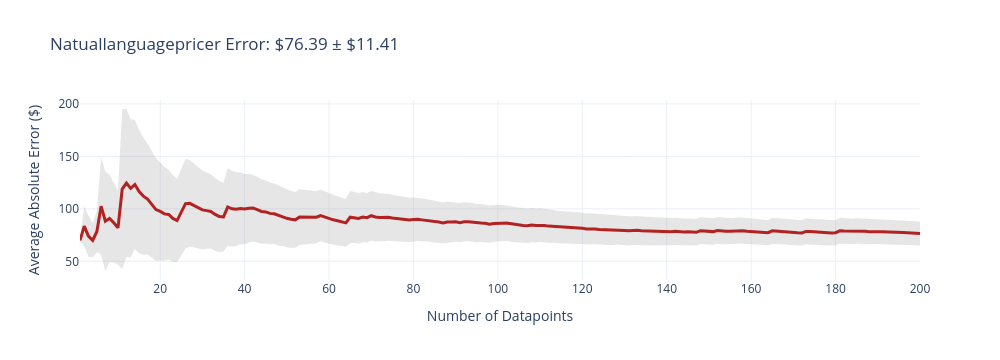
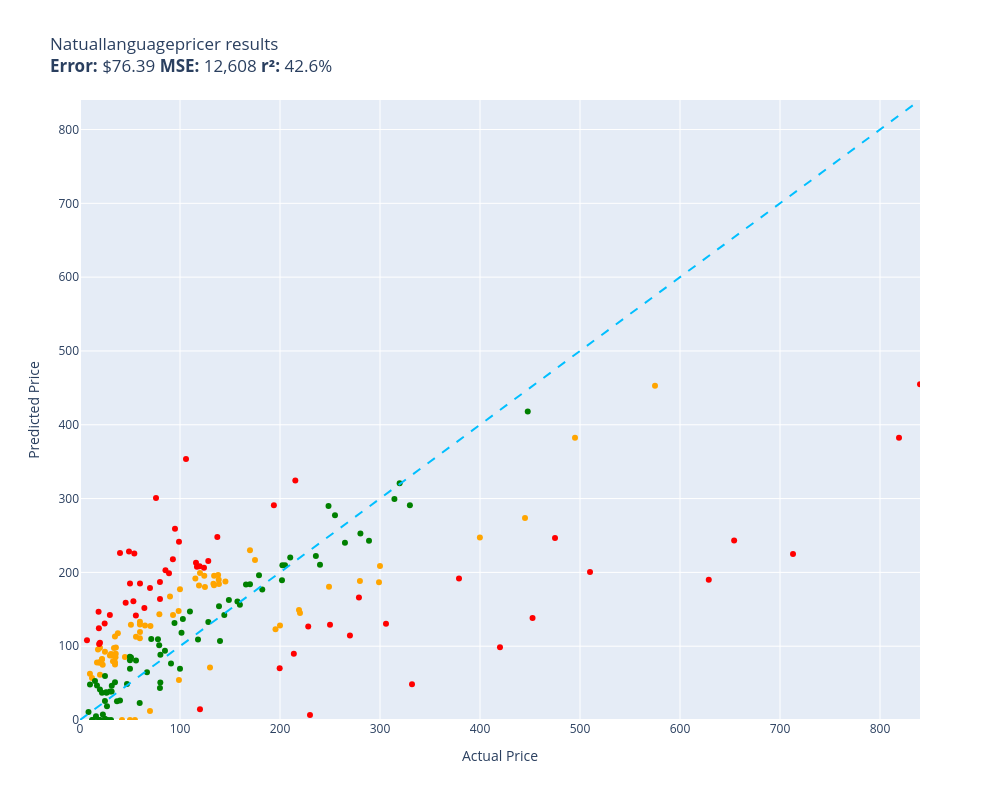

Notebook code for these charts, in order:
### Code cell
evaluate(natualLanguagePricer,test)

### Figure 1 — Plotly figure (JSON) as saved in the notebook; plotly's stock layout.template omitted (floating-point values rounded to 4 significant figures; data arrays with more than 128 entries replaced by an {"elided": "..."} marker saying what was removed)
{"data": [{"fill": "toself", "fillcolor": "rgba(128,128,128,0.2)", "hoverinfo": "skip", "line": {"color": "rgba(255,255,255,0)"}, "name": "95% CI", "showlegend": false, "type": "scatter", "x": {"elided": "400 int values"}, "y": {"elided": "400 float values"}}, {"customdata": {"elided": "200x1 float values"}, "hovertemplate": "n=%{x}<br>Avg Error=$%{y:,.2f}<br>±95% CI=$%{customdata[0]:,.2f}<extra></extra>", "line": {"color": "firebrick", "width": 3}, "mode": "lines", "name": "Cumulative Avg Error", "type": "scatter", "x": {"elided": "200 int values"}, "y": {"elided": "200 float values"}}], "layout": {"height": 360, "showlegend": false, "title": {"text": "Natuallanguagepricer Error: $76.39 ± $11.41"}, "width": 1000, "xaxis": {"title": {"text": "Number of Datapoints"}}, "yaxis": {"title": {"text": "Average Absolute Error ($)"}}}}

### Figure 2 — Plotly figure (JSON) as saved in the notebook; plotly's stock layout.template omitted (floating-point values rounded to 4 significant figures)
{"data": [{"customdata": [["Old Blood Noise Excess V2 Distortion Cho...\nGuess=$149.10 Actual=$219.00"], ["NewPower99 Battery Kit for Samsung Galax...\nGuess=$0.00 Actual=$54.95"], ["EXMAX NG-10X Fresnel Lens Focusing Adapt...\nGuess=$12.35 Actual=$69.98"], ["8544771 Dryer Heating Element, 279816 Th...\nGuess=$89.87 Actual=$35.74"], ["46mm Digital Pro High-Resolution Close-U...\nGuess=$78.65 Actual=$19.99"], ["LOVE MEI Galaxy S10 Lite Case, Military ...\nGuess=$79.51 Actual=$32.98"], ["GJY Portable TV,10.6 inch Mini TV for AT...\nGuess=$143.17 Actual=$79.36"], ["PEMP E65 E66 CDC Simulate Optical Fiber ...\nGuess=$182.34 Actual=$119.00"], ["Intermatic PX300 12V 300W Transformer wi...\nGuess=$182.73 Actual=$134.00"], ["SKB iSeries 3i-13096-6KP Case for BlackM...\nGuess=$216.71 Actual=$174.99"], ["Mini PC, Kinupute Desktop Computer E3-12...\nGuess=$382.47 Actual=$495.00"], ["June Garden 12\" Sweet Dolly Charlotte - ...\nGuess=$61.24 Actual=$19.99"], ["Aolemi Oil Rubbed Bronze Single Function...\nGuess=$147.74 Actual=$98.65"], ["10GBase-LR SFP+ Transceiver, Handar 10GB...\nGuess=$98.00 Actual=$19.99"], ["Deco Mount Pro Tripod Microphone Stand w...\nGuess=$133.05 Actual=$59.95"], ["Scranton & Co 3 Drawer Mobile File Cabin...\nGuess=$191.63 Actual=$115.35"], ["Southwire 120V/15A Right Angle User Atta...\nGuess=$117.37 Actual=$37.87"], ["Mylites+ Standard Comic Book Mylar Sleev...\nGuess=$75.25 Actual=$34.99"], ["Dakota Alert MURS Alert Probe Sensor - M...\nGuess=$144.94 Actual=$219.99"], ["152MM Hole Saws M42 Bi-Metal High Speed ...\nGuess=$95.37 Actual=$17.99"], ["Wenger City Upgrade Laptop Backpack with...\nGuess=$187.57 Actual=$145.42"], ["Adams Check Payment and Deposit Register...\nGuess=$84.92 Actual=$35.49"], ["3D Tree Hole Branches 075 Stair Risers D...\nGuess=$71.29 Actual=$129.99"], ["Diversitech WG840585 Motor, (Ddb) 1/3Hp,...\nGuess=$195.32 Actual=$134.12"], ["DIMARZIO 204284 DP 163FBK Blues Bucker G...\nGuess=$167.35 Actual=$89.99"], ["Lighted Triangle Mirror Cabinet Bathroom...\nGuess=$273.63 Actual=$445.00"], ["PM Auto Front Right Quick Complete Strut...\nGuess=$180.30 Actual=$124.94"], ["Miyaya@ Funny Animal Masks Collection fo...\nGuess=$77.78 Actual=$16.99"], ["Trail Gear Twin Stick Kit for Top Shift ...\nGuess=$188.33 Actual=$279.92"], ["Beck/Arnley 0421945 Air Filter\nGuess=$98.19 Actual=$35.87"], ["Dell Optiplex 390 Desktop Computer i3 3....\nGuess=$195.34 Actual=$124.27"], ["IQShield Screen Protector Compatible wit...\nGuess=$62.81 Actual=$9.95"], ["Satco S9596, 4 Count (Pack of 1), 4.18\nGuess=$56.80 Actual=$12.00"], ["Ceramic Talavera Mexican Tile 4x4\", 9 Pi...\nGuess=$87.29 Actual=$29.95"], ["Marvel Legends Series X-Men 6-Inch Archa...\nGuess=$54.13 Actual=$98.95"], ["LEGO Marvel Avengers War Machine Buster ...\nGuess=$129.52 Actual=$59.95"], ["EMART Photography C Stand with Boom Arm,...\nGuess=$199.30 Actual=$119.99"], ["Replacement Remote Control for PANASONIC...\nGuess=$78.41 Actual=$34.95"], ["LSSAGOON Backpack for Women Teen Kids Gi...\nGuess=$97.62 Actual=$33.99"], ["Walker Exhaust Ultra EPA 16478 Direct Fi...\nGuess=$452.89 Actual=$574.99"], ["4LT LUMINETTE Vanity Opal GLS BSN\nGuess=$177.30 Actual=$99.99"], ["MGP Caliper Covers 39011SACURD Red Powde...\nGuess=$180.40 Actual=$249.00"], ["Royal Designs, Inc. Decorative Abundant ...\nGuess=$92.38 Actual=$24.95"], ["Canon Sure Shot 90u 35mm Date Camera\nGuess=$247.36 Actual=$399.89"], ["Mikrotik RB3011UIAS-RM RouterBOARD 10xGi...\nGuess=$186.50 Actual=$299.00"], ["MONOCARBON Forged Carbon Fiber Case for ...\nGuess=$119.22 Actual=$59.99"], ["Wilkinson LOW GAUSS Vintage Tone Strat S...\nGuess=$89.38 Actual=$30.93"], ["MXR Carbon Copy Deluxe Analog Delay Guit...\nGuess=$122.79 Actual=$195.50"], ["Ibanez M510OVS Acoustic Mandolin in Vint...\nGuess=$229.99 Actual=$169.99"], ["Linkloos Solar Street Lights Outdoor Wat...\nGuess=$112.91 Actual=$55.99"], ["Pyle Wireless Rear View Backup Camera - ...\nGuess=$127.34 Actual=$70.45"], ["Universal Power Group 12V 100Ah Sealed L...\nGuess=$128.06 Actual=$199.99"], ["Hp Pavilion P7-1257c Motherboard Aahd3-h...\nGuess=$110.82 Actual=$59.86"], ["New Replacement seat cover fits Yamaha M...\nGuess=$184.24 Actual=$138.95"], ["UPR Mach 1 Chin Spoiler Fits 94-98 Musta...\nGuess=$127.96 Actual=$64.99"], ["ASUS VY279HE-W 27” 1080P Monitor - White...\nGuess=$196.48 Actual=$138.10"], ["Lorell Bell Chair Glide, 2.5\", Black\nGuess=$77.56 Actual=$19.50"], ["CTLAMP XL-2100 Professional Quality XL-2...\nGuess=$87.45 Actual=$32.00"], ["200 ' feet True 14 Gauge AWG CCA Speaker...\nGuess=$85.24 Actual=$44.95"], ["200 Couples Conversation Cards - Enjoy B...\nGuess=$88.64 Actual=$32.97"], ["LD Compatible Ink Cartridge Replacement ...\nGuess=$0.00 Actual=$41.99"], ["BXYJY for Samsung Galaxy Z Fold 3 Case w...\nGuess=$0.00 Actual=$49.99"], ["sabermaster TCG Playmat yugioh playmat T...\nGuess=$82.62 Actual=$21.99"], ["Star Wars Die-Cast Metal TITANIUM Series...\nGuess=$74.73 Actual=$22.70"], ["Samsung DA97-07603B Freezer Ice Maker As...\nGuess=$142.37 Actual=$93.02"], ["HP Laserjet 2100 Laser Printer W/Test Pr...\nGuess=$208.69 Actual=$299.98"], ["VTech Strum and Jam Kidi Musical Guitar ...\nGuess=$81.92 Actual=$21.99"], ["Targus CityGear Durable Backpack, Black,...\nGuess=$184.65 Actual=$133.43"], ["Jada Toys Ryan's World Combo Panda Airli...\nGuess=$113.08 Actual=$34.94"], ["Pyle 2x120 Watt Home Audio Speaker Power...\nGuess=$129.20 Actual=$50.92"], ["Garmin 010-12402-10 GT15M-TM Transom-Mou...\nGuess=$189.86 Actual=$138.74"]], "hovertemplate": "%{customdata[0]}<extra></extra>", "legendgroup": "orange", "marker": {"color": "orange", "size": 6, "symbol": "circle"}, "mode": "markers", "name": "orange", "orientation": "v", "showlegend": true, "type": "scatter", "x": [219.0, 54.95, 69.98, 35.74, 19.99, 32.98, 79.36, 119.0, 134.0, 175.0, 495.0, 19.99, 98.65, 19.99, 59.95, 115.3, 37.87, 34.99, 220.0, 17.99, 145.4, 35.49, 130.0, 134.1, 89.99, 445.0, 124.9, 16.99, 279.9, 35.87, 124.3, 9.95, 12.0, 29.95, 98.95, 59.95, 120.0, 34.95, 33.99, 575.0, 99.99, 249.0, 24.95, 399.9, 299.0, 59.99, 30.93, 195.5, 170.0, 55.99, 70.45, 200.0, 59.86, 138.9, 64.99, 138.1, 19.5, 32.0, 44.95, 32.97, 41.99, 49.99, 21.99, 22.7, 93.02, 300.0, 21.99, 133.4, 34.94, 50.92, 138.7], "xaxis": "x", "y": [149.1, 0.0, 12.35, 89.87, 78.65, 79.51, 143.2, 182.3, 182.7, 216.7, 382.5, 61.24, 147.7, 98.0, 133.0, 191.6, 117.4, 75.25, 144.9, 95.37, 187.6, 84.92, 71.29, 195.3, 167.3, 273.6, 180.3, 77.78, 188.3, 98.19, 195.3, 62.81, 56.8, 87.29, 54.13, 129.5, 199.3, 78.41, 97.62, 452.9, 177.3, 180.4, 92.38, 247.4, 186.5, 119.2, 89.38, 122.8, 230.0, 112.9, 127.3, 128.1, 110.8, 184.2, 128.0, 196.5, 77.56, 87.45, 85.24, 88.64, 0.0, 0.0, 82.62, 74.73, 142.4, 208.7, 81.92, 184.6, 113.1, 129.2, 189.9], "yaxis": "y"}, {"customdata": [["telpo Headlight Assembly Fit For 15 Camr...\nGuess=$213.10 Actual=$115.99"], ["Stand for Raven Pro Document Scanner - P...\nGuess=$142.34 Actual=$29.85"], ["RBC12-UPC Replacement Battery Cartridge ...\nGuess=$6.88 Actual=$229.99"], ["ACDelco GM Original Equipment FW339 Fron...\nGuess=$324.33 Actual=$215.33"], ["Bam France 2002XL Contoured Hightech Bla...\nGuess=$224.82 Actual=$713.00"], ["Metabo HPT 36V MultiVolt™ Cordless Rotar...\nGuess=$191.61 Actual=$379.00"], ["Innovative Percussion CB-6 Chamois Bass ...\nGuess=$225.59 Actual=$54.32"], ["CORSAIR Dominator Platinum RGB 32GB (2x1...\nGuess=$206.26 Actual=$124.00"], ["Bam Trekking 3027SB Single Black Clarine...\nGuess=$48.43 Actual=$332.00"], ["DEWALT 20V MAX* XR Impact Driver with Bl...\nGuess=$138.31 Actual=$452.53"], ["Canon EOS Rebel T7 Digital SLR Camera wi...\nGuess=$382.32 Actual=$819.00"], ["Task T24287 Roman Ogee Router Bit with 1...\nGuess=$141.75 Actual=$55.88"], ["Travelpro Platinum Elite Slim Business L...\nGuess=$89.86 Actual=$213.83"], ["JRready ST6313 DT Deutsch Connector Kit,...\nGuess=$70.20 Actual=$199.68"], ["15\" Locking Shower Head Extension Arm in...\nGuess=$186.86 Actual=$79.95"], ["KOHLER 18865-CP Filtered Water Faucet, P...\nGuess=$246.75 Actual=$475.00"], ["Fjallraven, Kanken Laptop 15\" Backpack f...\nGuess=$208.27 Actual=$119.65"], ["Projector, CRAZVIEW Projector with WiFi ...\nGuess=$160.99 Actual=$53.40"], ["Retevis RT68 Soft Earhook Walkie Talkie ...\nGuess=$108.00 Actual=$6.99"], ["MC: Pindicator (Dual Intensity Amber)\nGuess=$226.18 Actual=$40.00"], ["Poison Spyder 10-08-020 Rocker Knocker\nGuess=$189.90 Actual=$628.76"], ["BESTILL Wall Mounted Shower Faucet Set, ...\nGuess=$300.86 Actual=$76.00"], ["Engine Thermostat, Replace 19301-PAA-306...\nGuess=$124.36 Actual=$18.89"], ["Neporal Full Spectrum Light Bulb, 6000K ...\nGuess=$146.52 Actual=$18.59"], ["Pidoko Kids Train Table, Grey with 90 Pc...\nGuess=$14.53 Actual=$119.97"], ["Kingston Brass KS269SN Kingston Clawfoot...\nGuess=$130.47 Actual=$305.99"], ["KOHLER K-1185540-CP Assembly-Slider\nGuess=$158.72 Actual=$45.67"], ["Trim Kit for 2-handle Shower & Tub Valve...\nGuess=$259.12 Actual=$94.99"], ["iPhone 12/12 Pro Nicaragua Guardabarranc...\nGuess=$104.51 Actual=$19.97"], ["Pioneer 2AM401-BN Two Handle Kitchen Fau...\nGuess=$126.64 Actual=$228.22"], ["Aeromotive 13304 Regulator, X1 Adjustabl...\nGuess=$114.64 Actual=$269.95"], ["4pc Wheel Spacers Adapters 4\" (2inch Per...\nGuess=$207.66 Actual=$116.95"], ["Berta (6 Pieces) 1-1/4 inch Overlay, 90 ...\nGuess=$130.61 Actual=$24.66"], ["CradlePoint Compact Broadband Router (CB...\nGuess=$198.93 Actual=$89.00"], ["Auertech Portable Washing Machine, 14lbs...\nGuess=$241.38 Actual=$98.99"], ["Evan Fischer Radiator Cooling Fan Assemb...\nGuess=$248.09 Actual=$137.34"], ["ECCPP Power Steering Pump for 2009-2010 ...\nGuess=$202.82 Actual=$85.48"], ["Skullcandy Hesh Evo Bluetooth Headphones...\nGuess=$178.68 Actual=$69.99"], ["ROHL WSGUM3018WH Wire Sink Grids, White\nGuess=$215.28 Actual=$128.28"], ["LCD Screen for Dell Inspiron 17R 17.3\" H...\nGuess=$151.64 Actual=$64.37"], ["Music Hall pa15.3 MM/MC Phono Preamplifi...\nGuess=$128.90 Actual=$250.00"], ["4 Inches Rolled Muffler Tip Catback Exha...\nGuess=$290.94 Actual=$193.88"], ["Competition Clutch Disc and Pressure Pla...\nGuess=$200.56 Actual=$510.00"], ["KUNFINE Android Radio CarPlay & Android ...\nGuess=$353.45 Actual=$106.00"], ["Baumgartens Sicurix Blank PVC ID Cards (...\nGuess=$102.88 Actual=$19.11"], ["VIPMOTOZ Sequential Turn Signal Premium ...\nGuess=$165.82 Actual=$278.94"], ["A-Premium Front Suspension Steering Knuc...\nGuess=$228.20 Actual=$48.99"], ["Dell XPS 13 9343-2727SLV 13.3\" Full HD S...\nGuess=$454.81 Actual=$839.99"], ["Pacific Drums PDCM1618TTRB 16 x 18 Inche...\nGuess=$98.55 Actual=$419.99"], ["Blanco 230966 Valea Stainless Steel Sink...\nGuess=$217.69 Actual=$92.88"], ["Empava 24\" Single Wall Ovens 10 Cooking ...\nGuess=$243.28 Actual=$654.14"], ["Viola Bow 4/4 Full Size Carbon Fiber (Bl...\nGuess=$184.81 Actual=$49.99"], ["Fender Hendrix Voodoo Child Coiled Instr...\nGuess=$184.97 Actual=$59.99"], ["MonMount Triple Monitor Stand Freestandi...\nGuess=$163.84 Actual=$79.99"]], "hovertemplate": "%{customdata[0]}<extra></extra>", "legendgroup": "red", "marker": {"color": "red", "size": 6, "symbol": "circle"}, "mode": "markers", "name": "red", "orientation": "v", "showlegend": true, "type": "scatter", "x": [116.0, 29.85, 230.0, 215.3, 713.0, 379.0, 54.32, 124.0, 332.0, 452.5, 819.0, 55.88, 213.8, 199.7, 79.95, 475.0, 119.7, 53.4, 6.99, 40.0, 628.8, 76.0, 18.89, 18.59, 120.0, 306.0, 45.67, 94.99, 19.97, 228.2, 269.9, 117.0, 24.66, 89.0, 98.99, 137.3, 85.48, 69.99, 128.3, 64.37, 250.0, 193.9, 510.0, 106.0, 19.11, 278.9, 48.99, 840.0, 420.0, 92.88, 654.1, 49.99, 59.99, 79.99], "xaxis": "x", "y": [213.1, 142.3, 6.877, 324.3, 224.8, 191.6, 225.6, 206.3, 48.43, 138.3, 382.3, 141.7, 89.86, 70.2, 186.9, 246.7, 208.3, 161.0, 108.0, 226.2, 189.9, 300.9, 124.4, 146.5, 14.53, 130.5, 158.7, 259.1, 104.5, 126.6, 114.6, 207.7, 130.6, 198.9, 241.4, 248.1, 202.8, 178.7, 215.3, 151.6, 128.9, 290.9, 200.6, 353.4, 102.9, 165.8, 228.2, 454.8, 98.55, 217.7, 243.3, 184.8, 185.0, 163.8], "yaxis": "y"}, {"customdata": [["SuppliesOutlet Compatible Toner Cartridg...\nGuess=$142.27 Actual=$144.29"], ["Pump Head TBVECHI 175PSI 4KW 5.5HP 21CFM...\nGuess=$290.78 Actual=$329.90"], ["Panasonic KX-TG6511B DECT 6.0 PLUS Expan...\nGuess=$101.35 Actual=$79.20"], ["LD Products Compatible Toner Cartridge R...\nGuess=$69.46 Actual=$49.98"], ["APS iBoard 6-inch Aluminum (Black Powder...\nGuess=$220.08 Actual=$210.23"], ["HK SYSTEMS 13\" Heavy Duty Black \"Push\" O...\nGuess=$93.90 Actual=$84.95"], ["Clementoni 39132.5 Jigsaw Puzzle 1,000 P...\nGuess=$43.47 Actual=$79.95"], ["GanFindX Portable Car Hand Controls for ...\nGuess=$156.01 Actual=$159.90"], ["KOMPUTERBAY 4GB 2X 2GB DDR2 1066MHz PC2-...\nGuess=$50.77 Actual=$80.34"], ["Evergreen HSHB2005 Cylinder Head Gasket ...\nGuess=$23.06 Actual=$59.69"], ["Tidal Front + Rear Fender Flares 4PC Poc...\nGuess=$277.54 Actual=$254.99"], ["DALDED LED Light Kit for Lego Sonic Gree...\nGuess=$59.46 Actual=$24.99"], ["Baseball Backpacks Large 18 Inch Bookbag...\nGuess=$46.52 Actual=$31.77"], ["AUTOFREE LED Tail Lights Assembly Compat...\nGuess=$189.43 Actual=$201.99"], ["Evan-Fischer Front Bumper Cover Compatib...\nGuess=$209.73 Actual=$202.38"], ["Laisomeke Waterproof Junction Box, Unive...\nGuess=$0.00 Actual=$11.99"], ["Sumerain S1339CM Double Handle Widesprea...\nGuess=$222.20 Actual=$235.86"], ["Webcem Solar Shed Light Outdoor Indoor, ...\nGuess=$109.52 Actual=$77.96"], ["Festool 492370 Platin 2 S1000 Grit 6-Inc...\nGuess=$76.58 Actual=$91.00"], ["Western Digital Enterprise RE4-GP 2TB SA...\nGuess=$146.99 Actual=$109.95"], ["VLAND LED Smoked Taillights Compatible F...\nGuess=$210.19 Actual=$239.99"], ["Tablet PC Cover Compatible with Lenovo T...\nGuess=$38.58 Actual=$31.61"], ["Ultra Duster Canned Air Net 10 Oz 6-Pack\nGuess=$85.64 Actual=$49.90"], ["Liberty Imports 12 Pack: US Military Toy...\nGuess=$46.63 Actual=$16.98"], ["Intrepid International Dressage Letters-...\nGuess=$18.50 Actual=$26.99"], ["ANZO USA 111207 GMC SIERRA 99-06 / YUKON...\nGuess=$176.74 Actual=$182.28"], ["KUNN Small Electrician Tool Pouch Utilit...\nGuess=$36.80 Actual=$21.99"], ["KS K-STORM Replacement Silicone Mushroom...\nGuess=$10.89 Actual=$8.50"], ["Grey Pneumatic 1311SD Impact Socket Set\nGuess=$160.45 Actual=$157.43"], ["GE RPWF SmartWater Comparable Refrigerat...\nGuess=$25.43 Actual=$36.99"], ["Urth 62mm UV, Circular Polarizing (CPL),...\nGuess=$154.03 Actual=$139.00"], ["LSI Broadcom SAS 9300-8i 8-port 12Gb/s S...\nGuess=$109.07 Actual=$118.00"], ["NewFantasia Replacement Audio Cable with...\nGuess=$0.00 Actual=$31.00"], ["AC Compressor & A/C Kit For BMW 335i 335...\nGuess=$299.40 Actual=$314.41"], ["DuraGo 29515020 Front Hub Assembly\nGuess=$132.76 Actual=$128.34"], ["Chalkboard Name Badges with Magnetic Bac...\nGuess=$41.20 Actual=$19.95"], ["GENUINE VOLVO THERMOSTAT (3.0, 3.2) S60 ...\nGuess=$137.00 Actual=$102.85"], ["USB Charger, CIVIE High Speed 60W Multip...\nGuess=$5.20 Actual=$15.99"], ["Cardone 84-58642 New HEI Electronic Dist...\nGuess=$183.51 Actual=$165.99"], ["Kastar Battery Pack Replacement for Sony...\nGuess=$0.00 Actual=$19.99"], ["18 Inch White Undermount Kitchen Sink - ...\nGuess=$196.23 Actual=$179.00"], ["Amana Tool - SC587 Carbide Tipped 3-Wing...\nGuess=$109.85 Actual=$71.23"], ["AZX Stylus Pencil for Apple iPad Pro 202...\nGuess=$38.67 Actual=$29.99"], ["Raspberry Pi 3 Model B+ Aluminum Case Me...\nGuess=$52.68 Actual=$14.99"], ["SP Air Corporation SP-8102BU 1/4-Inch He...\nGuess=$209.76 Actual=$204.99"], ["Diversitech UC2436-3 Ultralite Condenser...\nGuess=$88.52 Actual=$80.39"], ["APS iBoard (304 Stainless Steel Polished...\nGuess=$240.14 Actual=$264.95"], ["The Puppet Company - Carpet-Unicorn, Whi...\nGuess=$0.00 Actual=$19.00"], ["KYX Racing Hardened Steel Center Drive S...\nGuess=$48.64 Actual=$46.99"], ["StonKraft Brass Chess Board Game Set wit...\nGuess=$106.94 Actual=$140.00"], ["OEM Samsung Remote Control Shipped with ...\nGuess=$80.59 Actual=$56.00"], ["Venom Power Terra Hunter R/T+ R/T All-Te...\nGuess=$320.64 Actual=$319.65"], ["Custom Engagement Logo Desk Embosser Sea...\nGuess=$81.08 Actual=$49.95"], ["Audio Techinca ATW-T1002 System 10 Handh...\nGuess=$242.75 Actual=$289.00"], ["520 Pieces Christmas Envelope Seal Stick...\nGuess=$0.00 Actual=$25.99"], ["BestPricedDecals Wine A BIT, You'll Feel...\nGuess=$0.00 Actual=$12.98"], ["VATOS 4 Packs Bubble Machine Gun for Kid...\nGuess=$7.54 Actual=$22.88"], ["Steering Wheel, Carbon Fiber Automotive ...\nGuess=$417.87 Actual=$447.74"], ["VONADO Space Wars Colonial Viper MK1 Bui...\nGuess=$26.49 Actual=$39.99"], ["Replacement Remote Control fit for Sony ...\nGuess=$47.97 Actual=$9.99"], ["Disney Princess Sparkling Princess Sleep...\nGuess=$25.63 Actual=$24.95"], ["DuraGo BR5330 Front Vented Disc Brake Ro...\nGuess=$118.34 Actual=$101.51"], ["Vinyl Soft Top Roll-up Adjustable Truck ...\nGuess=$162.68 Actual=$148.88"], ["Glovion Music Stand Light, Clip On Piano...\nGuess=$0.00 Actual=$27.99"], ["Intex River Run Connect Lounge (Four)\nGuess=$131.48 Actual=$94.49"], ["Think Gizmos Build Your Own Robot Toys f...\nGuess=$1.84 Actual=$24.95"], ["PowerSport Front Rear Brakes and Rotors ...\nGuess=$289.81 Actual=$248.51"], ["KZ ZS10 Pro in Ear Monitor Headphone KZ ...\nGuess=$64.73 Actual=$66.99"], ["W11130208 W10695459 Refrigerator LED Mod...\nGuess=$36.96 Actual=$26.59"], ["STICKGOO Peel and Stick Backsplash for K...\nGuess=$51.26 Actual=$34.99"], ["Fitness Center Gym Room Weight Train Dua...\nGuess=$69.41 Actual=$99.99"], ["Xiaomi Redmi 10 2022 NFC 4G LTE (128GB +...\nGuess=$184.05 Actual=$169.99"], ["For Volvo C70 S70 V70 V40 S40 AC Compres...\nGuess=$252.79 Actual=$280.41"], ["Refresh NSF-53 Premium Replacement Refri...\nGuess=$84.80 Actual=$50.99"], ["NICKSTON Red Sparkling Glitter Slim Band...\nGuess=$37.47 Actual=$25.99"]], "hovertemplate": "%{customdata[0]}<extra></extra>", "legendgroup": "green", "marker": {"color": "green", "size": 6, "symbol": "circle"}, "mode": "markers", "name": "green", "orientation": "v", "showlegend": true, "type": "scatter", "x": [144.3, 329.9, 79.2, 49.98, 210.2, 84.95, 79.95, 159.9, 80.34, 59.69, 255.0, 24.99, 31.77, 202.0, 202.4, 11.99, 235.9, 77.96, 91.0, 110.0, 240.0, 31.61, 49.9, 16.98, 26.99, 182.3, 21.99, 8.5, 157.4, 36.99, 139.0, 118.0, 31.0, 314.4, 128.3, 19.95, 102.8, 15.99, 166.0, 19.99, 179.0, 71.23, 29.99, 14.99, 205.0, 80.39, 264.9, 19.0, 46.99, 140.0, 56.0, 319.6, 49.95, 289.0, 25.99, 12.98, 22.88, 447.7, 39.99, 9.99, 24.95, 101.5, 148.9, 27.99, 94.49, 24.95, 248.5, 66.99, 26.59, 34.99, 99.99, 170.0, 280.4, 50.99, 25.99], "xaxis": "x", "y": [142.3, 290.8, 101.3, 69.46, 220.1, 93.9, 43.47, 156.0, 50.77, 23.06, 277.5, 59.46, 46.52, 189.4, 209.7, 0.0, 222.2, 109.5, 76.58, 147.0, 210.2, 38.58, 85.64, 46.63, 18.5, 176.7, 36.8, 10.89, 160.4, 25.43, 154.0, 109.1, 0.0, 299.4, 132.8, 41.2, 137.0, 5.204, 183.5, 0.0, 196.2, 109.8, 38.67, 52.68, 209.8, 88.52, 240.1, 0.0, 48.64, 106.9, 80.59, 320.6, 81.08, 242.8, 0.0, 0.0, 7.538, 417.9, 26.49, 47.97, 25.63, 118.3, 162.7, 0.0, 131.5, 1.838, 289.8, 64.73, 36.96, 51.26, 69.41, 184.0, 252.8, 84.8, 37.47], "yaxis": "y"}, {"hoverinfo": "skip", "line": {"color": "deepskyblue", "dash": "dash", "width": 2}, "mode": "lines", "name": "y = x", "showlegend": false, "type": "scatter", "x": [0, 840.0], "y": [0, 840.0]}], "layout": {"height": 800, "legend": {"title": {"text": "color"}, "tracegroupgap": 0}, "showlegend": false, "title": {"text": "Natuallanguagepricer results<br><b>Error:</b> $76.39 <b>MSE:</b> 12,608 <b>r²:</b> 42.6%"}, "width": 1000, "xaxis": {"anchor": "y", "domain": [0, 1], "range": [0, 840.0], "title": {"text": "Actual Price"}}, "yaxis": {"anchor": "x", "domain": [0, 1], "range": [0, 840.0], "title": {"text": "Predicted Price"}}}}
